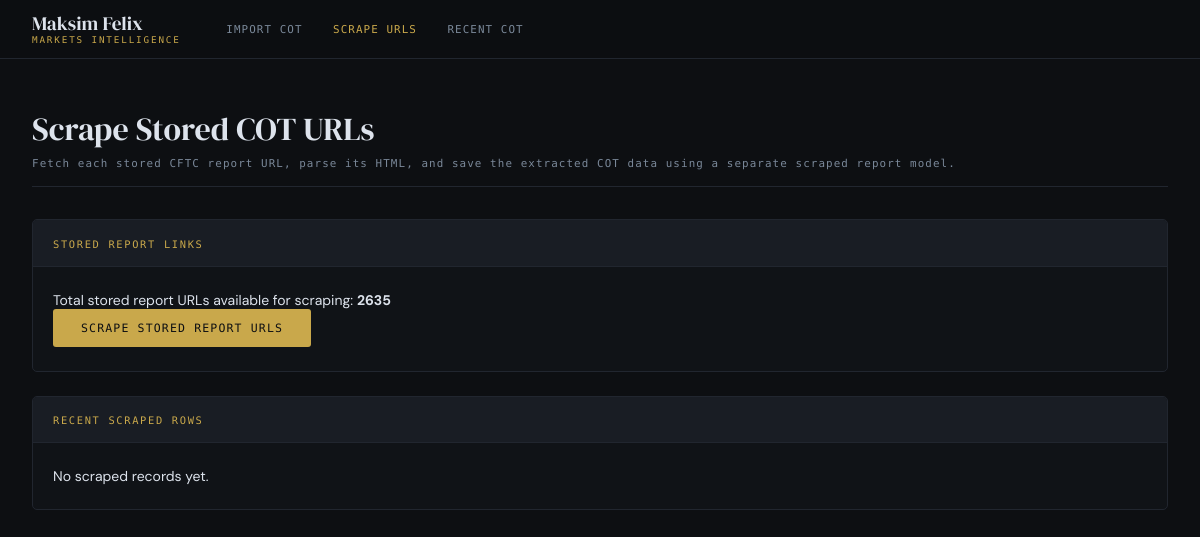
The page /Handle_Raw_COT/scraping/ on the database as committed earlier.
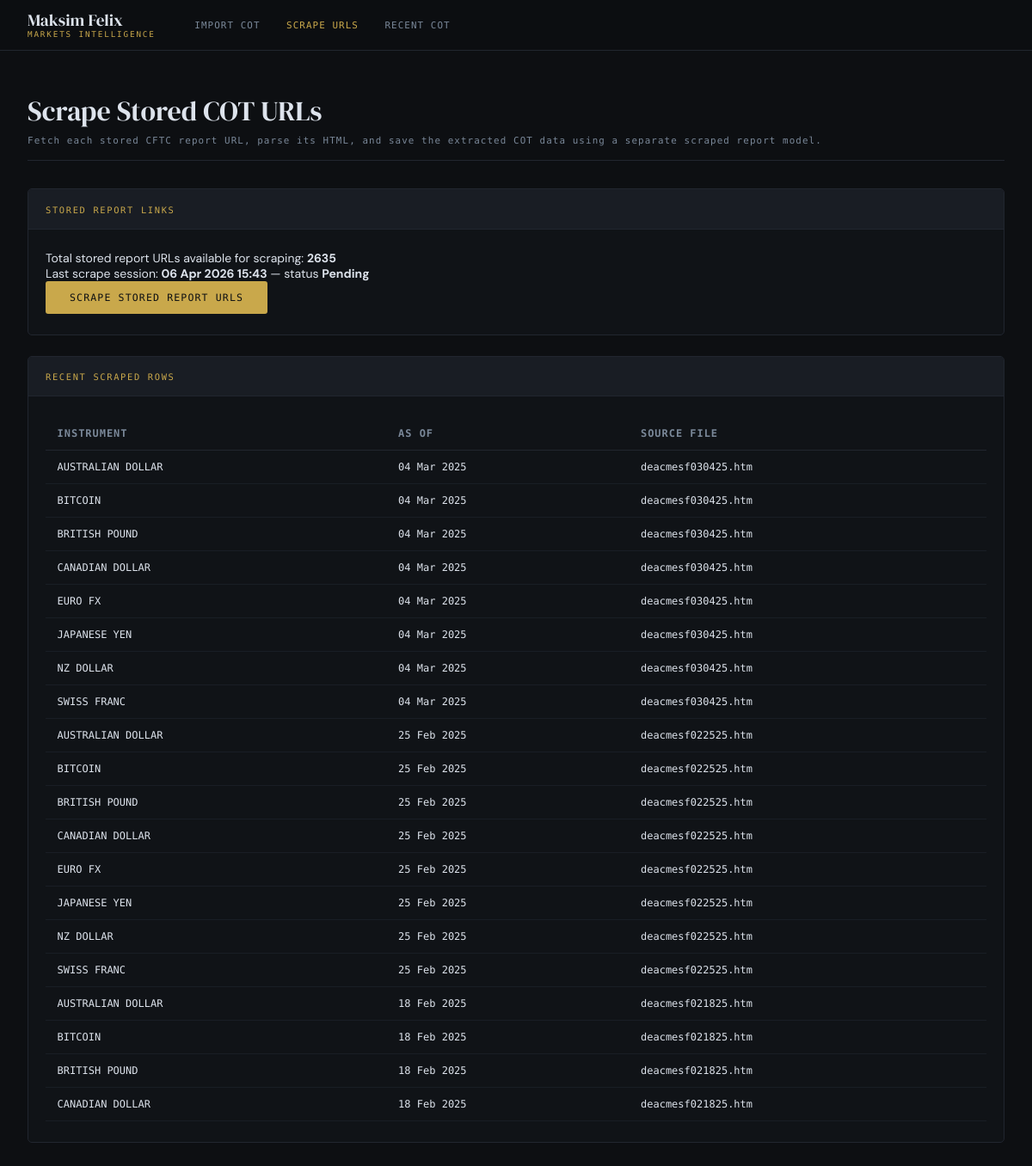
The same page on the database as committed later.
### Handle_Raw_COT/models.py (models this page shows, shortened)
class ImportLog(models.Model):
    STATUS_CHOICES = [
        ("pending",  "Pending"),
        ("success",  "Success"),
        ("partial",  "Partial  (some errors)"),
        ("failed",   "Failed"),
    ]
    uploaded_by   = models.ForeignKey(
        User,
        null=True, blank=True,
        on_delete=models.SET_NULL,
        related_name="cot_imports",
    )
    uploaded_at   = models.DateTimeField(default=timezone.now)
    filename      = models.CharField(max_length=255)
    file_size_kb  = models.PositiveIntegerField(default=0, help_text="Approximate KB")
    status            = models.CharField(max_length=10, choices=STATUS_CHOICES, default="pending")
    instruments_found = models.PositiveSmallIntegerField(default=0)
    records_created   = models.PositiveSmallIntegerField(default=0)
    records_updated   = models.PositiveSmallIntegerField(default=0)
    error_detail      = models.TextField(blank=True, help_text="Any parse/save errors")
    completed_at  = models.DateTimeField(null=True, blank=True)
    class Meta:
        ordering        = ["-uploaded_at"]
        verbose_name    = "Import Log"
        verbose_name_plural = "Import Logs"

class ScrapedCotReport(models.Model):
    name         = models.CharField(
        max_length=64,
        choices=INSTRUMENT_CHOICES,
        db_index=True,
    )
    code         = models.CharField(
        max_length=20,
        blank=True,
        help_text="CFTC instrument code, e.g. 099741",
    )
    asset_class  = models.CharField(
        max_length=10,
        choices=ASSET_CLASS_CHOICES,
        blank=True,
        db_index=True,
    )
    contract_spec = models.CharField(
        max_length=128,
        blank=True,
        help_text="e.g. CONTRACTS OF EUR 125,000",
    )
    as_of_date   = models.DateField(
        db_index=True,
        help_text="CFTC report date (Tuesday of the reporting week)",
    )
    prev_date    = models.DateField(
        null=True, blank=True,
        help_text="Prior week date used for change calculations",
    )
    source_file  = models.CharField(
        max_length=128,
        blank=True,
        help_text="Original filename, e.g. deacmesf.htm",
    )
    import_log   = models.ForeignKey(
        ImportLog,
        null=True, blank=True,
        on_delete=models.SET_NULL,
        related_name="scraped_reports",
        help_text="The scraping session that created/updated this row",
    )
    open_interest = models.BigIntegerField(default=0)
    oi_change     = models.BigIntegerField(
        default=0,
        help_text="Change in open interest from prior week (signed)",
    )
    nc_long    = models.BigIntegerField(default=0)
    nc_short   = models.BigIntegerField(default=0)
    nc_spreads = models.BigIntegerField(default=0)
    comm_long  = models.BigIntegerField(default=0)
    comm_short = models.BigIntegerField(default=0)
    total_long  = models.BigIntegerField(default=0)
    total_short = models.BigIntegerField(default=0)
    nr_long  = models.BigIntegerField(default=0)
    nr_short = models.BigIntegerField(default=0)
    chg_nc_long    = models.BigIntegerField(default=0)
    chg_nc_short   = models.BigIntegerField(default=0)
    chg_nc_spreads = models.BigIntegerField(default=0)
    chg_comm_long  = models.BigIntegerField(default=0)
    chg_comm_short = models.BigIntegerField(default=0)
    chg_total_long  = models.BigIntegerField(default=0)
    chg_total_short = models.BigIntegerField(default=0)
    chg_nr_long  = models.BigIntegerField(default=0)
    chg_nr_short = models.BigIntegerField(default=0)
    pct_nc_long    = models.DecimalField(max_digits=6, decimal_places=2, default=0)
    pct_nc_short   = models.DecimalField(max_digits=6, decimal_places=2, default=0)
    pct_nc_spreads = models.DecimalField(max_digits=6, decimal_places=2, default=0)
    pct_comm_long  = models.DecimalField(max_digits=6, decimal_places=2, default=0)
    pct_comm_short = models.DecimalField(max_digits=6, decimal_places=2, default=0)
    pct_total_long  = models.DecimalField(max_digits=6, decimal_places=2, default=0)
    pct_total_short = models.DecimalField(max_digits=6, decimal_places=2, default=0)
    pct_nr_long  = models.DecimalField(max_digits=6, decimal_places=2, default=0)
    pct_nr_short = models.DecimalField(max_digits=6, decimal_places=2, default=0)
    traders_total = models.PositiveIntegerField(default=0)
    trd_nc_long    = models.PositiveIntegerField(default=0)
    trd_nc_short   = models.PositiveIntegerField(default=0)
    trd_nc_spreads = models.PositiveIntegerField(default=0)
    trd_comm_long  = models.PositiveIntegerField(default=0)
    trd_comm_short = models.PositiveIntegerField(default=0)
    trd_total_long  = models.PositiveIntegerField(default=0)
    trd_total_short = models.PositiveIntegerField(default=0)
    created_at = models.DateTimeField(auto_now_add=True)
    updated_at = models.DateTimeField(auto_now=True)
    class Meta:
        constraints = [
            models.UniqueConstraint(
                fields=["name", "as_of_date"],
                name="unique_scraped_instrument_per_week",
            )
        ]
        ordering = ["-as_of_date", "name"]
        indexes = [
            models.Index(fields=["name", "as_of_date"]),
            models.Index(fields=["as_of_date"]),
            models.Index(fields=["asset_class", "as_of_date"]),
            models.Index(fields=["name", "-as_of_date"]),
        ]
        verbose_name = "Scraped COT Report"
        verbose_name_plural = "Scraped COT Reports"

### Handle_Raw_COT/views.py (the view, shortened to what this page needs)
# urls.py: path("scraping/", ScrapeCotLinksView.as_view(), name="scraping"),
class ScrapeCotLinksView(View):
    template_name = "Raw/scraping_data.html"
    def get(self, request):
        total_urls = ExtrapolatedReport.objects.count()
        last_log = ImportLog.objects.filter(filename__startswith="remote-urls-scrape").order_by("-uploaded_at").first()
        recent = ScrapedCotReport.objects.order_by("-as_of_date", "name")[:20]
        return render(request, self.template_name, {
            "total_urls": total_urls,
            "last_log": last_log,
            "recent": recent,
        })

### Templates/Raw/scraping_data.html (shortened to what this page needs)
{% load humanize %}
<!DOCTYPE html>
<html lang="en">
<head>
</head>
<body>
<header class="site-header">
  <div class="header-inner">
    <a href="/" class="logo">
      <span class="logo-name">Maksim Felix</span>
      <span class="logo-tag">Markets Intelligence</span>
    </a>
    <nav>
      <a href="{% url 'Handle_Raw_COT:upload' %}">Import COT</a>
      <a href="{% url 'Handle_Raw_COT:scraping' %}" class="active">Scrape URLs</a>
      <a href="{% url 'Display_Data:dashboard' %}">Recent COT</a>
    </nav>
  </div>
</header>
<div class="page-wrap">
  <div class="page-title">
    <h1>Scrape Stored COT URLs</h1>
    <p>Fetch each stored CFTC report URL, parse its HTML, and save the extracted COT data using a separate scraped report model.</p>
  </div>
  <div class="card">
    <div class="card-head">
      <span class="card-head-title">Stored report links</span>
    </div>
    <div class="card-body">
      <p>Total stored report URLs available for scraping: <strong>{{ total_urls }}</strong></p>
      {% if last_log %}
      <p>Last scrape session: <strong>{{ last_log.uploaded_at|date:"d M Y H:i" }}</strong> — status <strong>{{ last_log.get_status_display }}</strong></p>
      {% endif %}
      <form id="scrape-form" method="post" action="{% url 'Handle_Raw_COT:scraping' %}">
        <button type="submit" class="btn-primary">Scrape stored report URLs</button>
      </form>
    </div>
  </div>
  <div class="card">
    <div class="card-head">
      <span class="card-head-title">Recent scraped rows</span>
    </div>
    <div class="card-body">
      {% if recent %}
      <table class="url-table">
        <thead>
          <tr>
            <th>Instrument</th>
            <th>As Of</th>
            <th>Source File</th>
          </tr>
        </thead>
        <tbody>
          {% for row in recent %}
          <tr>
            <td>{{ row.name }}</td>
            <td>{{ row.as_of_date|date:"d M Y" }}</td>
            <td>{{ row.source_file }}</td>
          </tr>
          {% endfor %}
        </tbody>
      </table>
      {% else %}
      <p>No scraped records yet.</p>
      {% endif %}
    </div>
  </div>
</div>
</body>
</html>

### Templates/Raw/scraping_data.html (style rules this page uses)
:root { --bg: #0d0f12; --bg2: #13161b8f; --bg3: #191d24; --border: #21262f; --border2: #2c3340; --gold: #c9a84b; --gold-dim: #6b5520; --cyan: #38b2b2; --green: #3a9e6e; --green-bg: rgba(58,158,110,0.08); --red: #c0443f; --red-bg: rgba(192,68,63,0.08); --text: #dde3ec; --text-2: #7a8899; --text-3: #3d4a58; --mono: 'DM Mono', monospace; --serif: 'DM Serif Display', serif; --sans: 'DM Sans', sans-serif; }
*, *::before, *::after { box-sizing: border-box; margin: 0; padding: 0; }
body { background: var(--bg); color: var(--text); font-family: var(--sans); font-size: 14px; min-height: 100vh; }
a { color: inherit; text-decoration: none; }
.site-header { position: sticky; top: 0; z-index: 200; background: rgba(13,15,18,0.96); border-bottom: 1px solid var(--border); backdrop-filter: blur(10px); }
.header-inner { max-width: 1200px; margin: 0 auto; padding: 0 2rem; height: 58px; display: flex; align-items: center; gap: 2rem; }
.logo { display: flex; flex-direction: column; line-height: 1; flex-shrink: 0; }
.logo-name { font-family: var(--serif); font-size: 1.2rem; color: var(--text); }
.logo-tag { font-family: var(--mono); font-size: 0.58rem; letter-spacing: 0.2em; text-transform: uppercase; color: var(--gold); margin-top: 2px; }
nav { display: flex; gap: 0.2rem; }
nav a { font-family: var(--mono); font-size: 0.68rem; letter-spacing: 0.1em; text-transform: uppercase; color: var(--text-2); padding: 0.38rem 0.85rem; border-radius: 3px; transition: all 0.15s; }
nav a.active { color: var(--gold); }
.page-wrap { max-width: 1200px; margin: 0 auto; padding: 3rem 2rem 5rem; }
.page-title { margin-bottom: 2rem; border-bottom: 1px solid var(--border); padding-bottom: 1rem; }
.page-title h1 { font-family: var(--serif); font-size: 2rem; font-weight: 400; color: var(--text); margin-bottom: 0.4rem; }
.page-title p { font-family: var(--mono); font-size: 0.68rem; letter-spacing: 0.1em; color: var(--text-2); }
.card { background: var(--bg2); border: 1px solid var(--border); border-radius: 5px; overflow: hidden; margin-bottom: 1.5rem; }
.card-head { background: var(--bg3); border-bottom: 1px solid var(--border); padding: 0.85rem 1.25rem; }
.card-head-title { font-family: var(--mono); font-size: 0.65rem; letter-spacing: 0.16em; text-transform: uppercase; color: var(--gold); }
.card-body { padding: 1.5rem 1.25rem; }
.btn-primary { font-family: var(--mono); font-size: 0.72rem; letter-spacing: 0.1em; text-transform: uppercase; background: var(--gold); color: var(--bg); border: none; padding: 0.75rem 1.75rem; border-radius: 3px; cursor: pointer; transition: opacity 0.15s; display: inline-flex; align-items: center; gap: 0.5rem; }
.url-table { width: 100%; border-collapse: collapse; }
.url-table th, .url-table td { padding: 0.75rem 0.85rem; text-align: left; font-family: var(--mono); font-size: 0.75rem; }
.url-table th { color: var(--text-2); border-bottom: 1px solid var(--border); text-transform: uppercase; letter-spacing: 0.08em; }
.url-table td { color: var(--text); border-bottom: 1px solid rgba(33,38,47,0.6); }

Rows that differ between the two databases and show on the page:
added ImportLog: uploaded_at "06 Apr 2026 15:43", status "Pending"
added ScrapedCotReport: name "AUSTRALIAN DOLLAR", as_of_date "04 Mar 2025", source_file "deacmesf030425.htm"
added ScrapedCotReport: name "BITCOIN", as_of_date "04 Mar 2025", source_file "deacmesf030425.htm"
added ScrapedCotReport: name "BRITISH POUND", as_of_date "04 Mar 2025", source_file "deacmesf030425.htm"
added ScrapedCotReport: name "CANADIAN DOLLAR", as_of_date "04 Mar 2025", source_file "deacmesf030425.htm"
added ScrapedCotReport: name "EURO FX", as_of_date "04 Mar 2025", source_file "deacmesf030425.htm"
added ScrapedCotReport: name "JAPANESE YEN", as_of_date "04 Mar 2025", source_file "deacmesf030425.htm"
added ScrapedCotReport: name "NZ DOLLAR", as_of_date "04 Mar 2025", source_file "deacmesf030425.htm"
added ScrapedCotReport: name "SWISS FRANC", as_of_date "04 Mar 2025", source_file "deacmesf030425.htm"
added ScrapedCotReport: name "AUSTRALIAN DOLLAR", as_of_date "25 Feb 2025", source_file "deacmesf022525.htm"
added ScrapedCotReport: name "BITCOIN", as_of_date "25 Feb 2025", source_file "deacmesf022525.htm"
added ScrapedCotReport: name "BRITISH POUND", as_of_date "25 Feb 2025", source_file "deacmesf022525.htm"
added ScrapedCotReport: name "CANADIAN DOLLAR", as_of_date "25 Feb 2025", source_file "deacmesf022525.htm"
added ScrapedCotReport: name "EURO FX", as_of_date "25 Feb 2025", source_file "deacmesf022525.htm"
added ScrapedCotReport: name "JAPANESE YEN", as_of_date "25 Feb 2025", source_file "deacmesf022525.htm"
added ScrapedCotReport: name "NZ DOLLAR", as_of_date "25 Feb 2025", source_file "deacmesf022525.htm"
added ScrapedCotReport: name "SWISS FRANC", as_of_date "25 Feb 2025", source_file "deacmesf022525.htm"
added ScrapedCotReport: name "AUSTRALIAN DOLLAR", as_of_date "18 Feb 2025", source_file "deacmesf021825.htm"
added ScrapedCotReport: name "BITCOIN", as_of_date "18 Feb 2025", source_file "deacmesf021825.htm"
added ScrapedCotReport: name "BRITISH POUND", as_of_date "18 Feb 2025", source_file "deacmesf021825.htm"
added ScrapedCotReport: name "CANADIAN DOLLAR", as_of_date "18 Feb 2025", source_file "deacmesf021825.htm"
Other text that changed with them:
text no longer shown: "No scraped records yet."
text now shown: "Last scrape session: — status INSTRUMENT AS OF SOURCE FILE"
